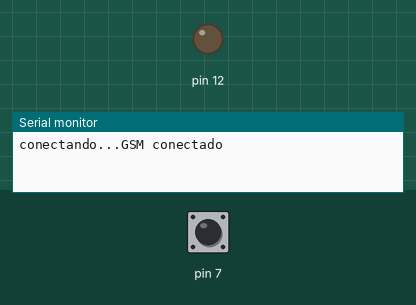
Bench run of a sketch on a simulated Arduino Uno, built for the host (arithmetic inside an expression is 32-bit, double 64-bit). Parts: output pins drawn as LEDs (lit = HIGH), the last lines printed to the serial monitor. Inputs (shaded band) come from the test bench; at power-on: pin 7 HIGH. Random numbers use the default seed unless the sketch sets one.

Above: at 9.2 s.
9.3 s: pin 7 pulled LOW for 3.2 s
At 9.6 s:
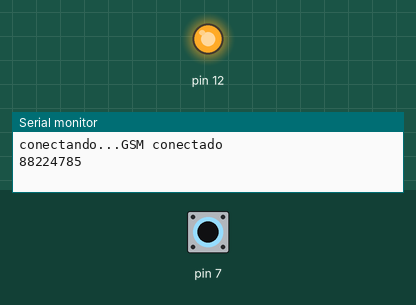
Timing chart, 0 to 14.8 s (numbered marks = the images above; inputs shaded):
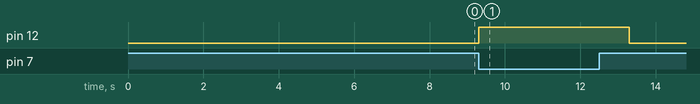

Measured:
- after the input at 9.3 s, pin 12: LOW → HIGH at once, → LOW 4.0 s later

The sketch:

SMS_Tombola2.ino
```cpp
//Tpmas de Camino
//Conecta un Relay conectad en pin 5.

#include <GSM.h>
#include<stdlib.h>

#define PINNUMBER "" //numero de pin del SIM
//PHONENUMBER es el numero a donde se envian los reportes
#define PHONENUMBER "87085298"


//clase para el GSM
GSM gsm;
GSM_SMS sms;

String phones[81]={
"88678756",
"89387236",
"88100748",
"89197448",
"88379436",
"88355976",
"71032250",
"83579308",
"87083232",
"87204188",
"85086647",
"83109168",
"83724217",
"83873467",
"70181770",
"88509624",
"83804697",
"88845113",
"70137515",
"84058330",
"88863344",
"60061629",
"89250915",
"88282501",
"87188763",
"86678480",
"83263581",
"61034261",
"60957364",
"87430717",
"86419101",
"84847690",
"88722847",
"88333344",
"88381368",
"89607648",
"85691229",
"70319609",
"88542604",
"88595732",
"88224785",
"87106624",
"87066984",
"87559825",
"86110700",
"89630073",
"88810017",
"62154065",
"89894511",
"60480889",
"88415823",
"87216592",
"88735199",
"89821212",
"89919527",
"89877396",
"70101099",
"85604334",
"85495791",
"84213493",
"88611737",
"61827374",
"83165070",
"60376545",
"88839834",
"89971198",
"61341320",
"88361685",
"61275702",
"83280251",
"83376058",
"83316125",
"89312786",
"88696162",
"86985216",
"83226044",
"83139073",
"88845809",
"86645626",
"89904598",
"83105904"
};


void setup()
{

  Serial.begin(9600);
  //prender el GSM SHield
  GSMpower();

  // INICIA GSM tomado y adaptado de GSM arduino example
  boolean notConnected = true;
  while(notConnected)
  {
    Serial.print("conectando...");
    if(gsm.begin()==GSM_READY)
      notConnected = false;
    else
    {
      Serial.println("No hay conexion");
      delay(1000);
    }

  }

  Serial.println("GSM conectado");
  //elimina cualquier mensaje anterior en el SIM
  sms.flush();
  pinMode(12,OUTPUT);
  pinMode(7,INPUT_PULLUP);
  digitalWrite(12,LOW);

}

void loop()
{
  if(digitalRead(7)==LOW){
    digitalWrite(12,HIGH);
    int p = (int) random(81);
    char call[8];
    phones[p].toCharArray(call,9);
    Serial.println(call);
    sms.beginSMS(call);
    sms.print("Arduino Day");
    int r = sms.endSMS();
    Serial.println(r);
    digitalWrite(12,LOW);
  }


}


//************* Funciones del GSM *****************
//***********************************************
void GSMpower()
// equivalente  apretar y soltar el boton
{
  digitalWrite(9, HIGH);
  delay(1000);
  digitalWrite(9, LOW);
  delay(5000);
  digitalWrite(9, HIGH);
}
```
